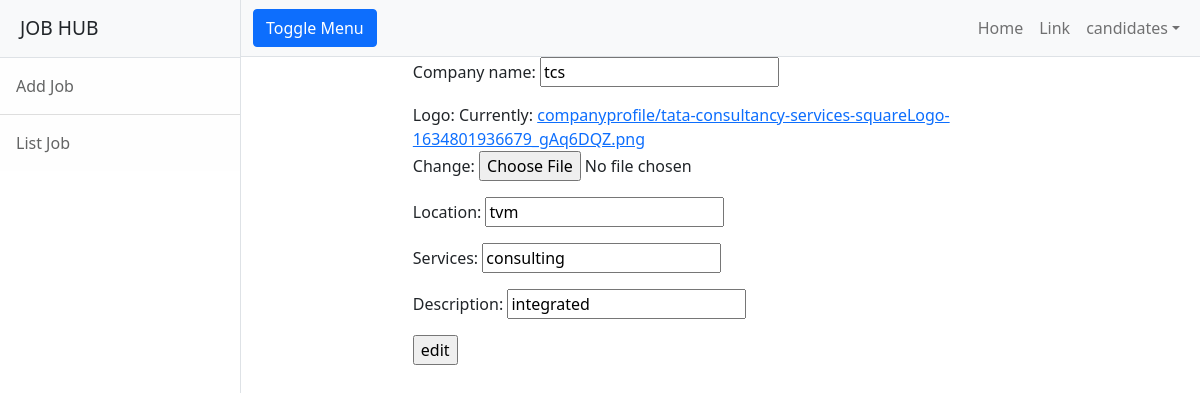
Screenshot of /employer/profile/edit/2 (signed in) with the database file from the repository.
### employer/models.py (models this page shows)
class User(AbstractUser):
    options=(
             ("employer","employer"),
             ("candidate","candidate")
             )
    role=models.CharField(max_length=120,choices=options,default="candidate")
    phone=models.CharField(max_length=12,null=True)

class CompanyProfile(models.Model):
    company_name=models.CharField(max_length=150)
    user=models.OneToOneField(User,on_delete=models.CASCADE,related_name="employer")#related name for parent child referencing..request.user.employer.logo(it will points to companyprofile logo)
    logo=models.ImageField(upload_to="companyprofile",null=True)
    location=models.CharField(max_length=120)
    services=models.CharField(max_length=120)
    description=models.CharField(max_length=200)

### employer/views.py (the view)
# urls.py: path("profile/edit/<int:id>",views.EmpEditProfileView.as_view(),name="emp-editprofile"),
@method_decorator(signin_required,name='dispatch')
class EmpEditProfileView(UpdateView):
    model=CompanyProfile
    form_class = CompanyProfileForm
    template_name = "emp-editprofile.html"
    success_url = reverse_lazy("emp-viewprofile")
    pk_url_kwarg = "id"

### employer/forms.py
class CompanyProfileForm(forms.ModelForm):
    class Meta:
        model=CompanyProfile
        exclude=("user",)

### employer/templates/emp-editprofile.html (shortened to what this page needs)
{%extends 'base.html'%}
{%block body_block%}
<div class="row">
    <div class="col-2"></div>
    <div class="col-8">
        <form action="" method="post" enctype="multipart/form-data">
            {{form.as_p}}
            <input type="submit" value="edit">
        </form>
    </div>
    <div class="col-2"></div>
</div>
{%endblock%}

### employer/templates/base.html (shortened to what this page needs)
<!DOCTYPE html>
{%load static%}
<html lang="en">
    <head>
        <link href="{%static  'css/styles.css'%}" rel="stylesheet" />
    </head>
    <body>
        <div class="d-flex" id="wrapper">
            <div class="border-end bg-white" id="sidebar-wrapper">
                <div class="sidebar-heading border-bottom bg-light">JOB HUB </div>
                <div class="list-group list-group-flush">
                    <a class="list-group-item list-group-item-action list-group-item-light p-3" href="{%url 'emp-addjob'%}">Add Job</a>
                    <a class="list-group-item list-group-item-action list-group-item-light p-3" href="{%url 'emp-alljobs'%}">List Job</a>
                </div>
            </div>
            <div id="page-content-wrapper">
                <nav class="navbar navbar-expand-lg navbar-light bg-light border-bottom">
                    <div class="container-fluid">
                        <button class="btn btn-primary" id="sidebarToggle">Toggle Menu</button>
                        <div class="collapse navbar-collapse" id="navbarSupportedContent">
                            <ul class="navbar-nav ms-auto mt-2 mt-lg-0">
                                <li class="nav-item active"><a class="nav-link" href="#!">Home</a></li>
                                <li class="nav-item"><a class="nav-link" href="#!">Link</a></li>
                                <li class="nav-item dropdown">
                                    <a class="nav-link dropdown-toggle" id="navbarDropdown" href="#" role="button" data-bs-toggle="dropdown" aria-haspopup="true" aria-expanded="false">{{request.user}}</a>
                                </li>
                            </ul>
                        </div>
                    </div>
                </nav>
                <div class="container-fluid">
                    {%block body_block%}
                    {%endblock%}
                </div>
            </div>
        </div>
    </body>
</html>

### rows the page displays
User: user "candidates"
CompanyProfile: company_name "tcs", location "tvm", services "consulting", description "integrated"
